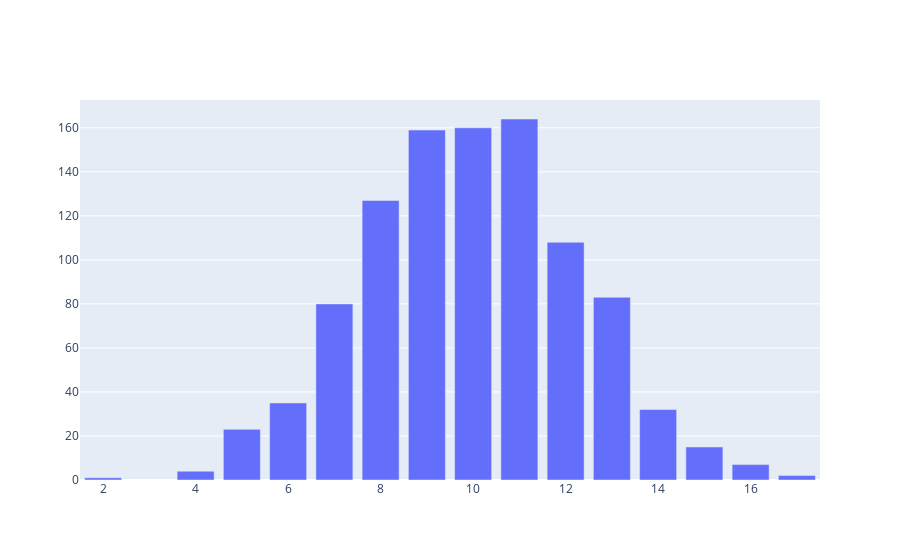

The notebook cell this image was saved under:
### Markdown cell above
## Derived Probability Distributions

Given the simple fact that each toss will be heads or tails (also called a bernoulli distribution) we can come up with a derived question, that given 20 coin tosses, what is the probability that 7 of them are heads.

You can see the probability distribution below, it's called a Binomial distribution and looks like a Bell. This will always happen whenever you have a bunch of independently sampled variables. (Independent and Identical, see Central Limit Theorem)

### Code cell
results = pd.Series([np.sum(toss_coin(20) == 'Heads') for _ in range(1000)])
fig = pg.Figure([pg.Bar(x=results.value_counts().keys(),
                        y=results.value_counts().values)])
fig.show()

### Figure 1 — Plotly figure (JSON) as saved in the notebook; plotly's stock layout.template omitted (floating-point values rounded to 4 significant figures)
{"data": [{"type": "bar", "x": [11, 10, 9, 8, 12, 13, 7, 6, 14, 5, 15, 16, 4, 17, 2], "y": [164, 160, 159, 127, 108, 83, 80, 35, 32, 23, 15, 7, 4, 2, 1]}], "layout": {}}
